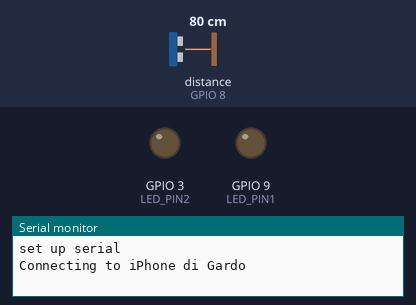
A program run on a simulated ESP32-S3. Shown: output pins drawn as LEDs (lit = HIGH), the last lines printed to the serial monitor. Wiring (inferred from the names in the program): ultrasonic range finder: trigger GPIO 7; echo GPIO 8. The test bench sets the inputs (shaded band); at power-on: distance to the obstacle (sensor on GPIO 8) 80 cm. The echo pulse lasts 58.3 µs per cm; WiFi joins after 1.5 s; servers stay silent unless stated; random numbers use the default seed unless the program sets one; no MQTT or app messages arrive unless stated; pins used as bus, display or sensor lines are not drawn.

Above: at 0.1 s.
At 3.6 s:
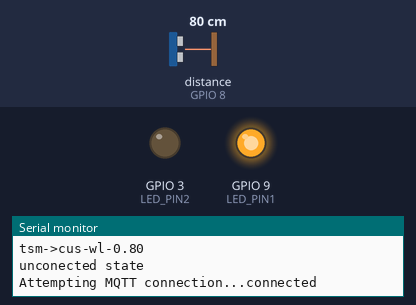
At 4.6 s:
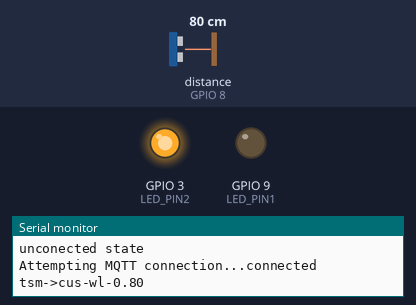
Timing chart, 0 to 6.1 s (numbered marks = the images above):
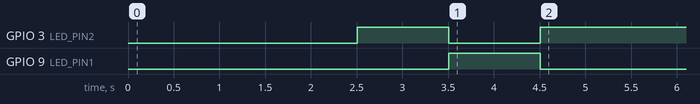

Measured:
- by itself, GPIO 3 (LED_PIN2): LOW → HIGH at 2.5 s, → LOW 1.0 s later, → HIGH 1.0 s later
- by itself, GPIO 9 (LED_PIN1): LOW → HIGH at 3.5 s, → LOW 1.0 s later

The program:

main.cpp
```cpp
#include <Arduino.h>
#include "config.h"
#include "model/HWPlatform.h"
#include "tasks/HWTask.h"
#include "kernel/Task.h"


HWPlatform *pHWPlatform;
TaskHandle_t Task1;

void Task1code(void* parameter){
  pHWPlatform = new HWPlatform();
  HWTask* hwTask = new HWTask(pHWPlatform->getSonar(), pHWPlatform->getRedLed(), pHWPlatform->getGreenLed());
  hwTask->task();
}

void setup()
{
  Serial.begin(9600);
  Serial.println("set up serial");
  //Task1code was run on core 0 whith name hwTask, 10000 byte of stack size, passing null, giving hight priority 1, null as task handler
  xTaskCreatePinnedToCore(Task1code,"hwTask",10000,NULL,1, NULL ,0);
}

void loop()
{

}
```

Led.cpp
```cpp
#include "Led.h"
#include "Arduino.h"

Led::Led(int pin){
  this->pin = pin;
  pinMode(pin,OUTPUT);
}

void Led::switchOn(){
  digitalWrite(pin,HIGH);
}

void Led::switchOff(){
  digitalWrite(pin,LOW);
};
```

Led.h
```cpp
#ifndef __LED__
#define __LED__

#include "Light.h"

class Led: public Light {
public:
  Led(int pin);
  void switchOn();
  void switchOff();
protected:
  int pin;
};

#endif
```

Light.h
```cpp
#ifndef __LIGHT__
#define __LIGHT__

class Light {
public:
  virtual void switchOn() = 0;
  virtual void switchOff() = 0;
};

#endif
```

ProximitySensor.h
```cpp
#ifndef __PROXIMITYSENSOR__
#define __PROXIMITYSENSOR__

class ProximitySensor {

public:
  virtual float getDistance() = 0;

};


#endif
```

Sonar.cpp
```cpp
#include "Sonar.h"

#include "Arduino.h"


Sonar::Sonar(int echoP, int trigP, long maxTime) : echoPin(echoP), trigPin(trigP), timeOut(maxTime){
  pinMode(trigPin, OUTPUT);
  pinMode(echoPin, INPUT);
  temperature = 20; // default value
}

void Sonar::setTemperature(float temp){
  temperature = temp;
}
float Sonar::getSoundSpeed(){
  return 331.5 + 0.6*temperature;
}

float Sonar::getDistance(){
    digitalWrite(trigPin,LOW);
    delayMicroseconds(3);
    digitalWrite(trigPin,HIGH);
    delayMicroseconds(5);
    digitalWrite(trigPin,LOW);
    float tUS = pulseIn(echoPin, HIGH, timeOut);
    if (tUS == 0) {
        return NO_OBJ_DETECTED;
    } else {
        float t = tUS / 2e6;
        float d = t*getSoundSpeed();
        return d;
    }
}
```

Sonar.h
```cpp
#ifndef __SONAR__
#define __SONAR__

#include "ProximitySensor.h"

#define NO_OBJ_DETECTED -1

class Sonar: public ProximitySensor {

public:
  Sonar(int echoPin, int trigPin, long maxTime);
  float getDistance();
  void setTemperature(float temp);

private:
    const float vs = 331.5 + 0.6*20;
    float getSoundSpeed();

    float temperature;
    int echoPin, trigPin;
    long timeOut;
};

#endif
```

ConnectionHandler.cpp
```cpp
#include <WiFi.h>
#include <PubSubClient.h>
#include "ConnectionHandler.h"
#include "config.h"

#define MSG_BUFFER_SIZE  50

WiFiClient espClient;
PubSubClient client(espClient);

//set up the wifi an loop until it si connected
void ConnectionHandlerClass::setUpWifi()
{
    Serial.println(String("Connecting to ") + WIFI_NAME);
    WiFi.mode(WIFI_STA);
    WiFi.begin(WIFI_NAME, WIFI_PW);
    while (WiFi.status() != WL_CONNECTED) {
        delay(500);
        Serial.print(".");
    }
    Serial.println("");
    Serial.println("WiFi connected");
}

//take the server name form the config
void ConnectionHandlerClass::selectMqttServer()
{
    this->mqtt_server = MQTT_SERVER_NAME;
}

//take the topic form the form
void ConnectionHandlerClass::selectMqttServerTopic()
{
    this->topic = MQTT_TOPIC;
}

//set up the connection to the mqtt server
void ConnectionHandlerClass::setUp()
{
  client.setServer(this->mqtt_server, 1883);
  if(this->isConnected()){
    Serial.println("connected to server");
  }
  else{
    Serial.println("not connected to server");
  }
}

//return it the connection is enstablished
bool ConnectionHandlerClass::isConnected()
{
    return client.connected();
}

//trying to reconnect if the connection is down
void ConnectionHandlerClass::tryReconect()
{
    if (!client.connected()) {
        Serial.print("Attempting MQTT connection...");

        // Create a random client ID
        String clientId = String("esiot-2025-client-")+String(random(0xffff), HEX);

        // Attempt to connect
        if (client.connect(clientId.c_str())) {
            Serial.println("connected");
            client.subscribe(this->topic);
        } else {
            Serial.print("failed, rc=");
            Serial.print(client.state());
            Serial.println(" try again in 5 seconds");
            // Wait 5 seconds before retrying
            delay(5000);
    }
  }
}

//publish the message in the setted topic
void ConnectionHandlerClass::publish(char* msg)
{
    client.publish(this->topic, msg);
}
```

ConnectionHandler.h
```cpp
#ifndef __CONNECTION__
#define __CONNECTION__

#include "Arduino.h"

class ConnectionHandlerClass {
private:
    const char* mqtt_server;
    const char* topic;

public:
    void setUpWifi();
    void selectMqttServer();
    void selectMqttServerTopic();
    void setUp();
    bool isConnected();
    void tryReconect();
    void publish(char* msg);
};

#endif
```

MesageHandler.cpp
```cpp
#include <WiFi.h>
#include <PubSubClient.h>
#include "MesageHandler.h"

#define MSG_BUFFER_SIZE 50

MessageHandlerClass::MessageHandlerClass(ConnectionHandlerClass* connection)
{
    this->connection = connection;
    this->setUp();
}

//all the conection set up in need
void MessageHandlerClass::setUp()
{
    this->connection->setUpWifi();
    this->connection->selectMqttServer();
    this->connection->selectMqttServerTopic();
    this->connection->setUp();
}

//return if the connection is on
bool MessageHandlerClass::isConnectionOn()
{
    return this->connection->isConnected();
}

//try to reconnect the connection
void MessageHandlerClass::tryReconection()
{
    this->connection->tryReconect();
}

//send the message to the connection resizing to buffer size
void MessageHandlerClass::sendMsg(char *msg)
{
    char mesage[MSG_BUFFER_SIZE];
    snprintf (mesage, MSG_BUFFER_SIZE, msg);
    this->connection->publish(mesage);
}
```

MesageHandler.h
```cpp
#ifndef __MSGSERVICE__
#define __MSGSERVICE__

#include "Arduino.h"
#include "ConnectionHandler.h"

class MessageHandlerClass {
private:
    ConnectionHandlerClass* connection;
    void setUp();

public:
    MessageHandlerClass(ConnectionHandlerClass* connection);
    bool isConnectionOn();
    void tryReconection();
    void sendMsg(char* msg);
};

#endif
```

Task.h
```cpp
#ifndef __TASK__
#define __TASK__

class Task {

public:
  Task(){
    active = false;
  }

  /* periodic */
  virtual void init(int period){
    myPeriod = period;
    periodic = true;
    active = true;
    timeElapsed = 0;
  }

  /* aperiodic */
  virtual void init(){
    timeElapsed = 0;
    periodic = false;
    active = true;
    completed = false;
  }

  virtual void tick() = 0;

  bool updateAndCheckTime(int basePeriod){
    timeElapsed += basePeriod;
    if (timeElapsed >= myPeriod){
      timeElapsed = 0;
      return true;
    } else {
      return false;
    }
  }

  void setCompleted(){
    completed = true;
    active = false;
  }

  bool isCompleted(){
    return completed;
  }

  bool isPeriodic(){
    return periodic;
  }

  bool isActive(){
    return active;
  }

  int getPeriod(){
    return myPeriod;
  }

  virtual void setActive(bool active){
    timeElapsed = 0;
    this->active = active;
  }

private:

  int myPeriod;
  int timeElapsed;
  bool active;
  bool periodic;
  bool completed;

};

#endif
```

HWPlatform.cpp
```cpp
#include "HWPlatform.h"
#include <Arduino.h>
#include "config.h"


#define TEST_ANGLE 56


void wakeUp(){}

HWPlatform::HWPlatform(){
  this->wLSensor = new Sonar(ECHO_PIN, TRIG_PIN, SONAR_TIME);
  this->rLed = new Led(LED_PIN1);
  this->gLed = new Led(LED_PIN2);

}

Sonar* HWPlatform::getSonar(){
  return this->wLSensor;
}

Led*  HWPlatform::getRedLed(){
  return this->rLed;
}

Led*  HWPlatform::getGreenLed(){
  return this->gLed;
}
```

HWPlatform.h
```cpp
#ifndef __HW_PLATFORM__
#define __HW_PLATFORM__

#include "config.h"
#include "devices/Sonar.h"
#include "devices/Led.h"


class HWPlatform
{

public:
  HWPlatform();

  Sonar *getSonar();
  Led *getRedLed();
  Led *getGreenLed();

private:
  Sonar *wLSensor;
  Led *rLed;
  Led *gLed;
};

#endif
```

HWTask.cpp
```cpp
#include "HWTask.h"
#include "Arduino.h"


HWTask::HWTask(Sonar* pSonar, Led* redLed, Led* greenLed)
{
    this->init(1000);
    this->pSonar = pSonar;
    this->redLed = redLed;
    this->greenLed = greenLed;
    this->setState(IDLE);
    this->msgHandler = new MessageHandlerClass(new ConnectionHandlerClass());
    Serial.println("end set up HWtask");
}

void HWTask::task()
{
    long cicletime = millis();
    //infinte loop
    for(;;){
        //verify if hwtask is active and periodic, in that case call the new tick after the period define in the init
        if(this->isActive()){
            if(this->isPeriodic() && (millis() - cicletime) > this->getPeriod()){
                cicletime = millis();
                this->tick();
            }
            if(!this->isPeriodic()){
                this->tick();
            }
        }
        //delaing the cicle so the core can execute backgound task that accomulate
        delay(1);
    }

}

void HWTask::tick()
{
    switch(state)
    {
    case IDLE:
    {
        if(this->checkAndSetJustEntered()){
            this->greenLed->switchOn();
            this->redLed->switchOff();
        }
        //verify if the connection is on, else change state
        if(!msgHandler->isConnectionOn()){
            this->setState(UNCONNECTED);
        }
        //read sonar value
        float distance = this->pSonar->getDistance();
        this->sendMsg(distance);

        break;
    }
    case UNCONNECTED:
    {
        if(this->checkAndSetJustEntered()){
            this->redLed->switchOn();
            this->greenLed->switchOff();
        }

        Serial.println("unconected state");
        this->msgHandler->tryReconection();

        //if is able to reconnect return to idle state
        if(this->msgHandler->isConnectionOn()){
            this->setState(IDLE);
        }
        break;
    }
    }

}

void HWTask::setState(WCSState s)
{
    state = s;
    justEntered = true;
}

bool HWTask::checkAndSetJustEntered()
{
    bool bak = justEntered;
    if (justEntered)
    {
        justEntered = false;
    }
    return bak;
}

//after reading the value send the message using the mesage handler
void HWTask::sendMsg(float value)
{
    char msg[50];
    snprintf(msg, sizeof(msg), MQTT_PREFIX_MSG "%.2f", value);
    this->msgHandler->sendMsg(msg);
    Serial.println(msg);
}
```

HWTask.h
```cpp
#ifndef __ALARM_TASK__
#define __ALARM_TASK__

#include "kernel/Task.h"
#include "model/HWPlatform.h"
#include "kernel/MesageHandler.h"
#include "kernel/ConnectionHandler.h"
#include "config.h"
#include <Arduino.h>

class HWTask : Task{
public:
    HWTask(Sonar* pSonar, Led* redLed, Led* greenLed);
    void task();

private:
    enum WCSState { IDLE, UNCONNECTED } state;

    void tick();
    void setState(WCSState state);
    bool checkAndSetJustEntered();
    void sendMsg(float value);

    HWPlatform* pHW;
    MessageHandlerClass* msgHandler;

    bool justEntered;

    Sonar* pSonar;
    Led* redLed;
    Led* greenLed;

};

#endif
```

config.h
```cpp
#ifndef __CONFIG__
#define __CONFIG__

#define LED_PIN1 9
#define LED_PIN2 3
#define ECHO_PIN 8
#define TRIG_PIN 7
#define SONAR_TIME 68000

#define WIFI_NAME "iPhone di Gardo"
#define WIFI_PW "aaaaaaaa"

#define MQTT_SERVER_NAME "broker.mqtt-dashboard.com"
#define MQTT_TOPIC "esiot-2025-fgor"
#define MQTT_PREFIX_MSG "tsm->cus-wl-"

#endif
```
